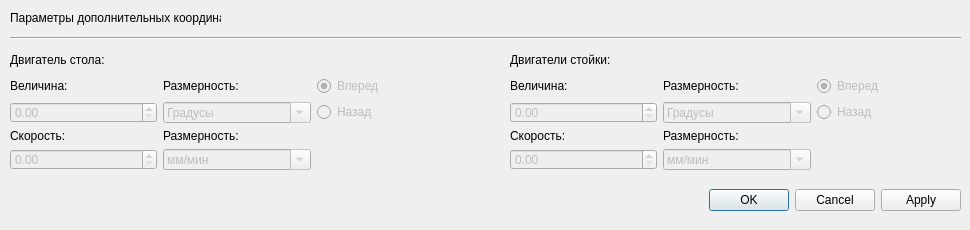
<?xml version="1.0" encoding="UTF-8"?>
<ui version="4.0">
 <class>coordinate_property</class>
 <widget class="QDialog" name="coordinate_property">
  <property name="geometry">
   <rect>
    <x>0</x>
    <y>0</y>
    <width>970</width>
    <height>230</height>
   </rect>
  </property>
  <property name="sizePolicy">
   <sizepolicy hsizetype="Fixed" vsizetype="Fixed">
    <horstretch>0</horstretch>
    <verstretch>0</verstretch>
   </sizepolicy>
  </property>
  <property name="windowTitle">
   <string>Dialog</string>
  </property>
  <widget class="QWidget" name="layoutWidget">
   <property name="geometry">
    <rect>
     <x>10</x>
     <y>50</y>
     <width>454</width>
     <height>120</height>
    </rect>
   </property>
   <layout class="QVBoxLayout" name="verticalLayout">
    <item>
     <layout class="QHBoxLayout" name="horizontalLayout_3">
      <item>
       <layout class="QHBoxLayout" name="horizontalLayout_4">
        <property name="spacing">
         <number>0</number>
        </property>
        <property name="sizeConstraint">
         <enum>QLayout::SetMinAndMaxSize</enum>
        </property>
        <item>
         <widget class="QLabel" name="label_table">
          <property name="enabled">
           <bool>true</bool>
          </property>
          <property name="text">
           <string>Двигатель стола:</string>
          </property>
         </widget>
        </item>
       </layout>
      </item>
      <item>
       <spacer name="horizontalSpacer_3">
        <property name="orientation">
         <enum>Qt::Horizontal</enum>
        </property>
        <property name="sizeType">
         <enum>QSizePolicy::Preferred</enum>
        </property>
        <property name="sizeHint" stdset="0">
         <size>
          <width>250</width>
          <height>20</height>
         </size>
        </property>
       </spacer>
      </item>
     </layout>
    </item>
    <item>
     <layout class="QGridLayout" name="gridLayout_4">
      <property name="rightMargin">
       <number>0</number>
      </property>
      <item row="0" column="0">
       <widget class="QLabel" name="label_table_value">
        <property name="enabled">
         <bool>true</bool>
        </property>
        <property name="layoutDirection">
         <enum>Qt::RightToLeft</enum>
        </property>
        <property name="text">
         <string>Величина:</string>
        </property>
        <property name="scaledContents">
         <bool>false</bool>
        </property>
       </widget>
      </item>
      <item row="0" column="1">
       <widget class="QLabel" name="label_dimension_table">
        <property name="text">
         <string>Размерность:</string>
        </property>
       </widget>
      </item>
      <item row="2" column="0">
       <widget class="QLabel" name="label_speed_table">
        <property name="text">
         <string>Скорость:</string>
        </property>
       </widget>
      </item>
      <item row="0" column="2">
       <widget class="QRadioButton" name="move_up_table">
        <property name="enabled">
         <bool>false</bool>
        </property>
        <property name="text">
         <string>Вперед</string>
        </property>
        <property name="checked">
         <bool>true</bool>
        </property>
        <property name="autoRepeat">
         <bool>true</bool>
        </property>
       </widget>
      </item>
      <item row="2" column="1">
       <widget class="QLabel" name="label_speed_dimension_table">
        <property name="text">
         <string>Размерность:</string>
        </property>
       </widget>
      </item>
      <item row="1" column="1">
       <widget class="QComboBox" name="dimension_table">
        <property name="enabled">
         <bool>false</bool>
        </property>
        <property name="editable">
         <bool>true</bool>
        </property>
        <property name="duplicatesEnabled">
         <bool>false</bool>
        </property>
        <item>
         <property name="text">
          <string>Градусы</string>
         </property>
        </item>
        <item>
         <property name="text">
          <string>Обороты</string>
         </property>
        </item>
        <item>
         <property name="text">
          <string>Миллиметры</string>
         </property>
        </item>
        <item>
         <property name="text">
          <string>Секунды</string>
         </property>
        </item>
        <item>
         <property name="text">
          <string>Бесконечно</string>
         </property>
        </item>
       </widget>
      </item>
      <item row="1" column="2">
       <widget class="QRadioButton" name="move_down_table">
        <property name="enabled">
         <bool>false</bool>
        </property>
        <property name="text">
         <string>Назад</string>
        </property>
        <property name="autoRepeat">
         <bool>true</bool>
        </property>
       </widget>
      </item>
      <item row="3" column="0">
       <widget class="QDoubleSpinBox" name="speed_table">
        <property name="enabled">
         <bool>false</bool>
        </property>
        <property name="maximum">
         <double>10000.000000000000000</double>
        </property>
       </widget>
      </item>
      <item row="3" column="1">
       <widget class="QComboBox" name="speed_dimension_table">
        <property name="enabled">
         <bool>false</bool>
        </property>
        <property name="editable">
         <bool>true</bool>
        </property>
        <item>
         <property name="text">
          <string>мм/мин</string>
         </property>
        </item>
        <item>
         <property name="text">
          <string>об./мин</string>
         </property>
        </item>
        <item>
         <property name="text">
          <string>мм./сек</string>
         </property>
        </item>
        <item>
         <property name="text">
          <string>мм./сек</string>
         </property>
        </item>
       </widget>
      </item>
      <item row="1" column="0">
       <widget class="QDoubleSpinBox" name="value_table">
        <property name="enabled">
         <bool>false</bool>
        </property>
       </widget>
      </item>
     </layout>
    </item>
   </layout>
  </widget>
  <widget class="QWidget" name="layoutWidget_2">
   <property name="geometry">
    <rect>
     <x>510</x>
     <y>50</y>
     <width>454</width>
     <height>120</height>
    </rect>
   </property>
   <layout class="QVBoxLayout" name="verticalLayout_2">
    <item>
     <layout class="QHBoxLayout" name="horizontalLayout_5">
      <item>
       <layout class="QHBoxLayout" name="horizontalLayout_6">
        <property name="spacing">
         <number>0</number>
        </property>
        <property name="sizeConstraint">
         <enum>QLayout::SetMinAndMaxSize</enum>
        </property>
        <item>
         <widget class="QLabel" name="label_rack">
          <property name="enabled">
           <bool>true</bool>
          </property>
          <property name="text">
           <string>Двигатели стойки:</string>
          </property>
         </widget>
        </item>
       </layout>
      </item>
      <item>
       <spacer name="horizontalSpacer_4">
        <property name="orientation">
         <enum>Qt::Horizontal</enum>
        </property>
        <property name="sizeType">
         <enum>QSizePolicy::Preferred</enum>
        </property>
        <property name="sizeHint" stdset="0">
         <size>
          <width>235</width>
          <height>20</height>
         </size>
        </property>
       </spacer>
      </item>
     </layout>
    </item>
    <item>
     <layout class="QGridLayout" name="gridLayout_5">
      <property name="rightMargin">
       <number>0</number>
      </property>
      <item row="3" column="1">
       <widget class="QComboBox" name="speed_dimension_rack">
        <property name="enabled">
         <bool>false</bool>
        </property>
        <property name="editable">
         <bool>true</bool>
        </property>
        <item>
         <property name="text">
          <string>мм/мин</string>
         </property>
        </item>
        <item>
         <property name="text">
          <string>об./мин</string>
         </property>
        </item>
        <item>
         <property name="text">
          <string>мм./сек</string>
         </property>
        </item>
        <item>
         <property name="text">
          <string>мм./сек</string>
         </property>
        </item>
       </widget>
      </item>
      <item row="1" column="0">
       <widget class="QDoubleSpinBox" name="value_rack">
        <property name="enabled">
         <bool>false</bool>
        </property>
       </widget>
      </item>
      <item row="0" column="0">
       <widget class="QLabel" name="label_rack_value">
        <property name="enabled">
         <bool>true</bool>
        </property>
        <property name="layoutDirection">
         <enum>Qt::RightToLeft</enum>
        </property>
        <property name="text">
         <string>Величина:</string>
        </property>
        <property name="scaledContents">
         <bool>false</bool>
        </property>
       </widget>
      </item>
      <item row="0" column="1">
       <widget class="QLabel" name="label_dimension_rack">
        <property name="text">
         <string>Размерность:</string>
        </property>
       </widget>
      </item>
      <item row="2" column="0">
       <widget class="QLabel" name="label_speed_rack">
        <property name="text">
         <string>Скорость:</string>
        </property>
       </widget>
      </item>
      <item row="0" column="2">
       <widget class="QRadioButton" name="move_up_rack">
        <property name="enabled">
         <bool>false</bool>
        </property>
        <property name="text">
         <string>Вперед</string>
        </property>
        <property name="checked">
         <bool>true</bool>
        </property>
        <property name="autoRepeat">
         <bool>true</bool>
        </property>
       </widget>
      </item>
      <item row="2" column="1">
       <widget class="QLabel" name="label_speed_dimension_rack">
        <property name="text">
         <string>Размерность:</string>
        </property>
       </widget>
      </item>
      <item row="1" column="1">
       <widget class="QComboBox" name="dimension_rack">
        <property name="enabled">
         <bool>false</bool>
        </property>
        <property name="editable">
         <bool>true</bool>
        </property>
        <property name="duplicatesEnabled">
         <bool>false</bool>
        </property>
        <item>
         <property name="text">
          <string>Градусы</string>
         </property>
        </item>
        <item>
         <property name="text">
          <string>Обороты</string>
         </property>
        </item>
        <item>
         <property name="text">
          <string>Миллиметры</string>
         </property>
        </item>
        <item>
         <property name="text">
          <string>Секунды</string>
         </property>
        </item>
        <item>
         <property name="text">
          <string>Бесконечно</string>
         </property>
        </item>
       </widget>
      </item>
      <item row="1" column="2">
       <widget class="QRadioButton" name="move_down_rack">
        <property name="enabled">
         <bool>false</bool>
        </property>
        <property name="text">
         <string>Назад</string>
        </property>
        <property name="autoRepeat">
         <bool>true</bool>
        </property>
       </widget>
      </item>
      <item row="3" column="0">
       <widget class="QDoubleSpinBox" name="speed_rack">
        <property name="enabled">
         <bool>false</bool>
        </property>
        <property name="maximum">
         <double>10000.000000000000000</double>
        </property>
       </widget>
      </item>
     </layout>
    </item>
   </layout>
  </widget>
  <widget class="QLabel" name="label_new_coordinate">
   <property name="geometry">
    <rect>
     <x>10</x>
     <y>10</y>
     <width>211</width>
     <height>16</height>
    </rect>
   </property>
   <property name="text">
    <string>Параметры дополнительных координат:</string>
   </property>
  </widget>
  <widget class="Line" name="line">
   <property name="geometry">
    <rect>
     <x>10</x>
     <y>30</y>
     <width>951</width>
     <height>16</height>
    </rect>
   </property>
   <property name="orientation">
    <enum>Qt::Horizontal</enum>
   </property>
  </widget>
  <widget class="QWidget" name="horizontalLayoutWidget">
   <property name="geometry">
    <rect>
     <x>10</x>
     <y>180</y>
     <width>951</width>
     <height>41</height>
    </rect>
   </property>
   <layout class="QHBoxLayout" name="horizontalLayout">
    <item>
     <spacer name="horizontalSpacer_2">
      <property name="orientation">
       <enum>Qt::Horizontal</enum>
      </property>
      <property name="sizeHint" stdset="0">
       <size>
        <width>768</width>
        <height>20</height>
       </size>
      </property>
     </spacer>
    </item>
    <item>
     <widget class="QDialogButtonBox" name="buttonBox">
      <property name="orientation">
       <enum>Qt::Horizontal</enum>
      </property>
      <property name="standardButtons">
       <set>QDialogButtonBox::Apply|QDialogButtonBox::Cancel|QDialogButtonBox::Ok</set>
      </property>
     </widget>
    </item>
   </layout>
  </widget>
 </widget>
 <resources/>
 <connections>
  <connection>
   <sender>buttonBox</sender>
   <signal>accepted()</signal>
   <receiver>coordinate_property</receiver>
   <slot>accept()</slot>
   <hints>
    <hint type="sourcelabel">
     <x>248</x>
     <y>254</y>
    </hint>
    <hint type="destinationlabel">
     <x>157</x>
     <y>274</y>
    </hint>
   </hints>
  </connection>
  <connection>
   <sender>buttonBox</sender>
   <signal>rejected()</signal>
   <receiver>coordinate_property</receiver>
   <slot>reject()</slot>
   <hints>
    <hint type="sourcelabel">
     <x>316</x>
     <y>260</y>
    </hint>
    <hint type="destinationlabel">
     <x>286</x>
     <y>274</y>
    </hint>
   </hints>
  </connection>
 </connections>
</ui>
